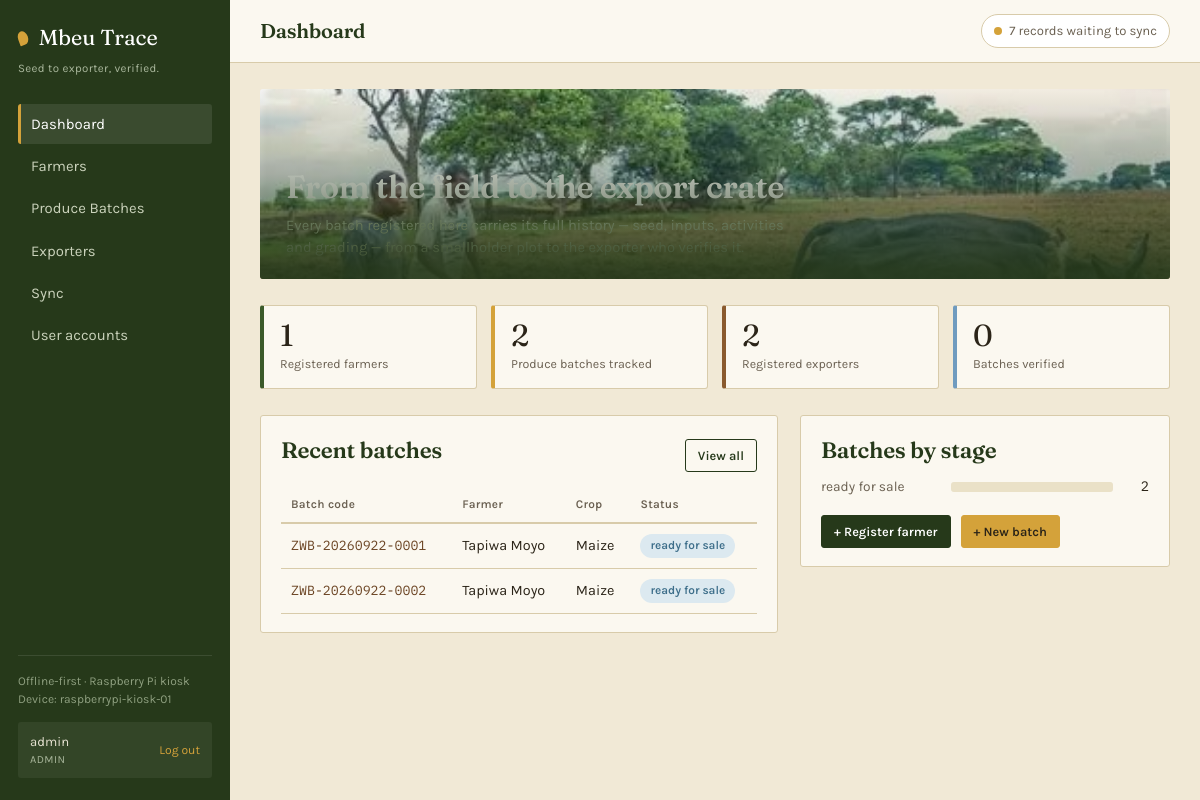
The page / (signed in) on the database its author committed.
### tables this page shows
CREATE TABLE users (
    user_id         INTEGER PRIMARY KEY AUTOINCREMENT,
    username        TEXT UNIQUE NOT NULL,
    password_hash   TEXT NOT NULL,
    role            TEXT NOT NULL CHECK (role IN ('admin','agent','farmer','exporter')),
    farmer_id       INTEGER,               -- linked if role = farmer
    exporter_id     INTEGER,               -- linked if role = exporter
    created_at      TEXT DEFAULT (datetime('now')),
    FOREIGN KEY (farmer_id) REFERENCES farmers(farmer_id),
    FOREIGN KEY (exporter_id) REFERENCES exporters(exporter_id)
);

CREATE TABLE batches (
    batch_id        INTEGER PRIMARY KEY AUTOINCREMENT,
    batch_code      TEXT UNIQUE NOT NULL,   -- human + QR code, e.g. ZWB-2026-0917-0001
    farmer_id       INTEGER NOT NULL,
    farm_id         INTEGER,
    crop_id         INTEGER NOT NULL,
    planting_date   TEXT,
    expected_harvest_date TEXT,
    harvest_date    TEXT,
    quantity_kg     REAL,                   -- filled in at harvest / output stage
    quality_grade   TEXT CHECK (quality_grade IN ('A','B','C','Ungraded')) DEFAULT 'Ungraded',
    status          TEXT NOT NULL DEFAULT 'planted'
                    CHECK (status IN ('planted','growing','harvested','processed',
                                       'ready_for_sale','sold','exported','rejected')),
    is_organic      INTEGER DEFAULT 0,
    qr_code_path    TEXT,
    notes           TEXT,
    created_at      TEXT DEFAULT (datetime('now')),
    synced          INTEGER DEFAULT 0,
    sync_ts         TEXT,
    FOREIGN KEY (farmer_id) REFERENCES farmers(farmer_id),
    FOREIGN KEY (farm_id)   REFERENCES farms(farm_id),
    FOREIGN KEY (crop_id)   REFERENCES crops(crop_id)
);

CREATE TABLE farmers (
    farmer_id       INTEGER PRIMARY KEY AUTOINCREMENT,
    farmer_code     TEXT UNIQUE NOT NULL,   -- e.g. ZW-MSV-00231 (district-based human readable code)
    national_id     TEXT UNIQUE,
    full_name       TEXT NOT NULL,
    phone           TEXT,
    gender          TEXT CHECK (gender IN ('male','female','other')),
    date_of_birth   TEXT,
    village         TEXT,
    ward            TEXT,
    district        TEXT,
    province        TEXT,
    gps_lat         REAL,
    gps_lon         REAL,
    cooperative     TEXT,                  -- farmer group / cooperative name, if any
    photo_path      TEXT,
    registered_by   TEXT,                  -- extension agent / device id that captured record
    registration_date TEXT DEFAULT (datetime('now')),
    synced          INTEGER DEFAULT 0,      -- 0 = pending, 1 = synced to central server
    sync_ts         TEXT
);

CREATE TABLE crops (
    crop_id         INTEGER PRIMARY KEY AUTOINCREMENT,
    crop_name       TEXT NOT NULL,          -- maize, groundnuts, sorghum, tobacco, paprika...
    variety         TEXT,
    typical_cycle_days INTEGER
);

### app.py (the view)
@app.route("/")
@login_required
def dashboard():
    conn = get_db()
    if current_user.role == "farmer" and current_user.farmer_id:
        conn.close()
        return redirect(url_for("farmer_detail", farmer_id=current_user.farmer_id))
    stats = {
        "farmers": conn.execute("SELECT COUNT(*) c FROM farmers").fetchone()["c"],
        "batches": conn.execute("SELECT COUNT(*) c FROM batches").fetchone()["c"],
        "exporters": conn.execute("SELECT COUNT(*) c FROM exporters").fetchone()["c"],
        "verified": conn.execute(
            "SELECT COUNT(*) c FROM verifications WHERE verification_status='verified'"
        ).fetchone()["c"],
    }
    by_status = conn.execute(
        "SELECT status, COUNT(*) n FROM batches GROUP BY status"
    ).fetchall()
    recent_batches = conn.execute(
        """SELECT b.*, f.full_name AS farmer_name, c.crop_name
           FROM batches b
           JOIN farmers f ON f.farmer_id = b.farmer_id
           JOIN crops c ON c.crop_id = b.crop_id
           ORDER BY b.created_at DESC LIMIT 8"""
    ).fetchall()
    conn.close()
    return render_template(
        "dashboard.html",
        stats=stats,
        by_status=by_status,
        recent_batches=recent_batches,
        pending_sync=pending_sync_count(),
    )

### app.py (called while the page is built)
@app.context_processor
def inject_sync_status():
    return {"pending_sync": pending_sync_count()}

@app.before_request
def require_login():
    if request.endpoint in PUBLIC_ENDPOINTS or request.endpoint is None:
        return
    if not current_user.is_authenticated:
        return redirect(url_for("login", next=request.path))

### auth.py (called while the page is built)
@login_manager.user_loader
def load_user(user_id):
    conn = get_db()
    row = conn.execute("SELECT * FROM users WHERE user_id=?", (user_id,)).fetchone()
    conn.close()
    return User(row) if row else None

    @property
    def display_role(self):
        return self.role.capitalize()

### database.py (called while the page is built)
def get_db():
    os.makedirs(os.path.dirname(DB_PATH), exist_ok=True)
    conn = sqlite3.connect(DB_PATH)
    conn.row_factory = sqlite3.Row
    conn.execute("PRAGMA foreign_keys = ON")
    return conn

def pending_sync_count():
    conn = get_db()
    n = conn.execute("SELECT COUNT(*) c FROM sync_log WHERE sync_status='pending'").fetchone()["c"]
    conn.close()
    return n

### templates/dashboard.html
{% extends "base.html" %}
{% block page_title %}Dashboard{% endblock %}
{% block content %}
<div class="hero">
  <div class="hero-inner">
    <h1>From the field to the export crate</h1>
    <p>Every batch registered here carries its full history — seed, inputs, activities and grading — from a smallholder plot to the exporter who verifies it.</p>
  </div>
</div>
<div class="stats">
  <div class="stat-card">
    <div class="stat-num">{{ stats.farmers }}</div>
    <div class="stat-label">Registered farmers</div>
  </div>
  <div class="stat-card gold">
    <div class="stat-num">{{ stats.batches }}</div>
    <div class="stat-label">Produce batches tracked</div>
  </div>
  <div class="stat-card clay">
    <div class="stat-num">{{ stats.exporters }}</div>
    <div class="stat-label">Registered exporters</div>
  </div>
  <div class="stat-card sky">
    <div class="stat-num">{{ stats.verified }}</div>
    <div class="stat-label">Batches verified</div>
  </div>
</div>
<div class="two-col">
  <div class="panel">
    <div class="panel-head">
      <h2>Recent batches</h2>
      <a href="{{ url_for('batches_list') }}" class="btn btn-outline btn-sm">View all</a>
    </div>
    {% if recent_batches %}
    <table>
      <thead><tr><th>Batch code</th><th>Farmer</th><th>Crop</th><th>Status</th></tr></thead>
      <tbody>
      {% for b in recent_batches %}
        <tr onclick="window.location='{{ url_for('batch_detail', batch_id=b.batch_id) }}'" style="cursor:pointer">
          <td class="batch-code">{{ b.batch_code }}</td>
          <td>{{ b.farmer_name }}</td>
          <td>{{ b.crop_name }}</td>
          <td><span class="pill pill-{{ b.status }}">{{ b.status.replace('_',' ') }}</span></td>
        </tr>
      {% endfor %}
      </tbody>
    </table>
    {% else %}
      <p class="empty">No batches yet. <a href="{{ url_for('batch_new') }}">Create the first one</a>.</p>
    {% endif %}
  </div>
  <div class="panel">
    <h2>Batches by stage</h2>
    {% set total = stats.batches if stats.batches > 0 else 1 %}
    {% for row in by_status %}
      <div class="status-row">
        <span class="label">{{ row.status.replace('_',' ') }}</span>
        <span class="bar-bg"><span class="bar-fill" style="width:{{ (row.n / total * 100)|round(0) }}%"></span></span>
        <span class="n">{{ row.n }}</span>
      </div>
    {% else %}
      <p class="empty">No data yet.</p>
    {% endfor %}
    <div style="margin-top:18px; display:flex; gap:10px; flex-wrap:wrap;">
      {% if current_user.role in ['admin','agent'] %}
      <a href="{{ url_for('farmer_new') }}" class="btn btn-sm">+ Register farmer</a>
      <a href="{{ url_for('batch_new') }}" class="btn btn-gold btn-sm">+ New batch</a>
      {% endif %}
    </div>
  </div>
</div>
{% endblock %}

### templates/base.html (shortened to what this page needs)
<!DOCTYPE html>
<html lang="en">
<head>
<link rel="stylesheet" href="{{ url_for('static', filename='css/style.css') }}">
</head>
<body>
<div class="shell">
  <aside class="sidebar">
    <div class="brand"><span class="seed"></span> Mbeu Trace</div>
    <div class="brand-sub">Seed to exporter, verified.</div>
    <nav class="nav">
      <a href="{{ url_for('dashboard') }}" class="{{ 'active' if request.endpoint=='dashboard' }}">Dashboard</a>
      {% if current_user.role != 'farmer' %}
      <a href="{{ url_for('farmers_list') }}" class="{{ 'active' if request.endpoint in ['farmers_list','farmer_new','farmer_detail'] }}">Farmers</a>
      {% endif %}
      <a href="{{ url_for('batches_list') }}" class="{{ 'active' if request.endpoint in ['batches_list','batch_new','batch_detail'] }}">Produce Batches</a>
      {% if current_user.role != 'farmer' %}
      <a href="{{ url_for('exporters_list') }}" class="{{ 'active' if request.endpoint in ['exporters_list','exporter_new'] }}">Exporters</a>
      {% endif %}
      <a href="{{ url_for('sync_page') }}" class="{{ 'active' if request.endpoint=='sync_page' }}">Sync</a>
      {% if current_user.role == 'admin' %}
      <a href="{{ url_for('users_list') }}" class="{{ 'active' if request.endpoint in ['users_list','user_new'] }}">User accounts</a>
      {% endif %}
    </nav>
    <div class="sidebar-foot">
      Offline-first &middot; Raspberry Pi kiosk<br>
      Device: raspberrypi-kiosk-01
      {% if current_user.is_authenticated %}
      <div class="user-chip">
        <div>
          <div class="who">{{ current_user.username }}</div>
          <div class="role">{{ current_user.display_role }}</div>
        </div>
        <a href="{{ url_for('logout') }}">Log out</a>
      </div>
      {% endif %}
    </div>
  </aside>
  <div class="main">
    <div class="topbar">
      <h1>{% block page_title %}Dashboard{% endblock %}</h1>
      <a href="{{ url_for('sync_page') }}" class="sync-badge {{ 'pending' if pending_sync and pending_sync > 0 }}">
        <span class="sync-dot"></span>
        {% if pending_sync and pending_sync > 0 %}{{ pending_sync }} record{{ 's' if pending_sync != 1 }} waiting to sync{% else %}All records synced{% endif %}
      </a>
    </div>
    <div class="content">
      {% block content %}{% endblock %}
    </div>
  </div>
</div>
</body>
</html>

### rows shown on the page
users: username "admin"
batches: batch_code "ZWB-20260922-0001", farmer_name "Tapiwa Moyo", crop_name "Maize", status.replace "ready for sale"
batches: batch_code "ZWB-20260922-0002", farmer_name "Tapiwa Moyo", crop_name "Maize", status.replace "ready for sale"

### other values the page prints
{{ current_user.display_role }} "ADMIN"
{{ pending_sync }} "7"
{{ 's' if pending_sync != 1 }} "s"
{{ stats.farmers }} "1"
{{ stats.batches }} "2"
{{ stats.exporters }} "2"
{{ stats.verified }} "0"
{{ row.status.replace('_',' ') }} "ready for sale"
{{ row.n }} "2"
